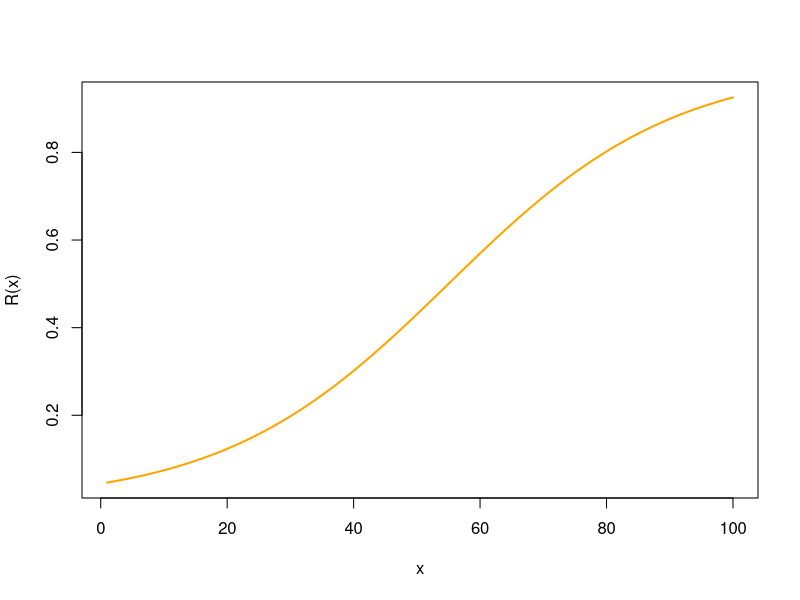

Generate this figure with R:
## ---- chunk 1
knitr::opts_chunk$set(echo = TRUE)
## ---- chunk 2
x = 1:100
y = 0.5*(((exp(0.028*(x-55)) - exp(-0.028*(x-55)))/(exp(0.028*(x-55)) + exp(-0.028*(x-55)))) +1)

plot(x, y, type = "l", ylab = "R(x)", xlab = "x", col = "orange", lwd = 2)
